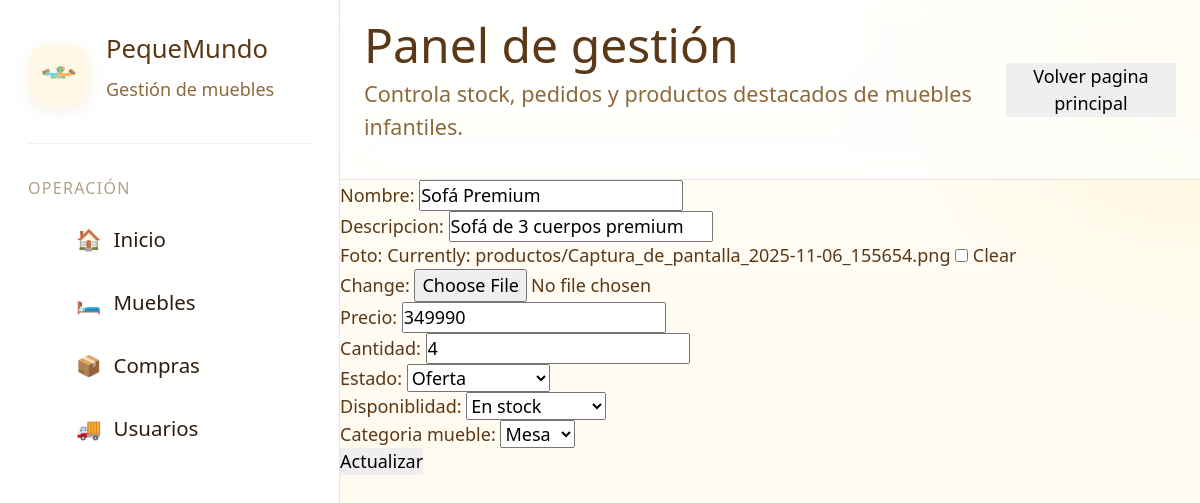
The app's page /paginaEditarMueble/1/ (signed in), older data.
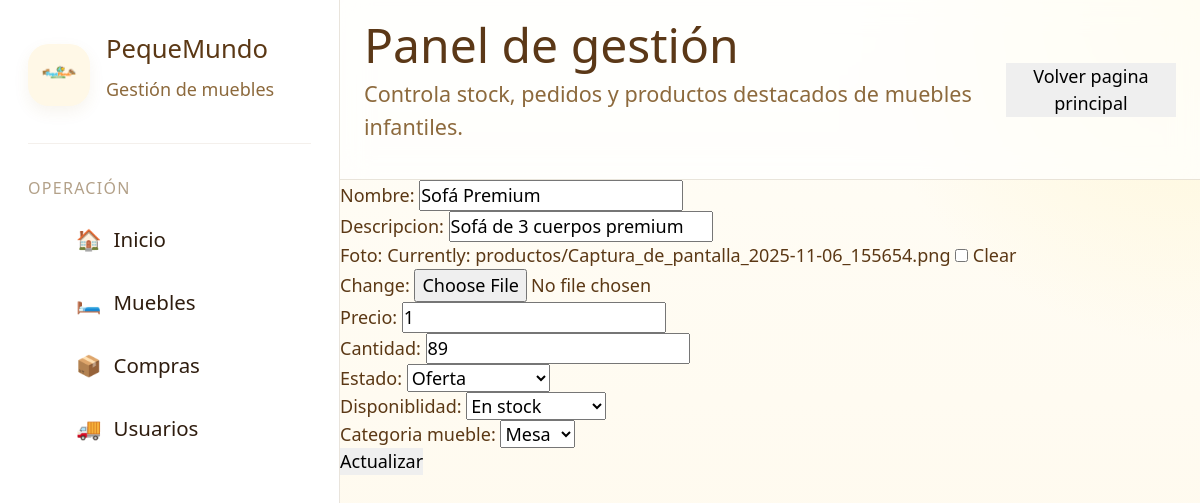
The same page, newer data.
### app/models.py (models this page shows, shortened)
class mueble(models.Model):
    id = models.AutoField(primary_key=True)
    nombre = models.CharField(max_length=50)
    descripcion = models.CharField(max_length=50)
    foto = models.ImageField(
        upload_to= 'productos',
        null= True,
        blank= True,
    )
    precio = models.IntegerField()
    cantidad = models.IntegerField(default=0)
    estado = models.ForeignKey(
        estadoMueble,
        on_delete= models.CASCADE
    )
    disponiblidad = models.ForeignKey(
        disponiblidadMueble,
        on_delete= models.CASCADE
    )
    categoria_mueble = models.ForeignKey(
        categoriaMueble,
        on_delete= models.CASCADE,
        null=True
    )

class estadoMueble(models.Model):
    id = models.AutoField(primary_key=True)
    descripcion = models.CharField(max_length=50)
    def __str__(self):
        return self.descripcion

class disponiblidadMueble(models.Model):
    id = models.AutoField(primary_key=True)
    descripcion = models.CharField(max_length=50)
    def __str__(self):
        return self.descripcion

class categoriaMueble(models.Model):
    id = models.AutoField(primary_key=True)
    descripcion = models.CharField(max_length=50)
    def __str__(self):
        return self.descripcion

### app/views.py (the view)
# urls.py: path('paginaEditarMueble/<int:id>/', modificar_mueble,name='IDpaginaEditarMuebles'),
@admin_required
def modificar_mueble(request, id):
    muebleDatos = mueble.objects.get(id=id)
    if request.method == 'POST':
        formulario = muebleForm(
            request.POST,
            request.FILES,
            instance=muebleDatos,
        )
        if formulario.is_valid():
            formulario.save()
            return redirect(
                'IDpaginaGestionMuebles'
            )
    else:
        formulario = muebleForm(
            instance=muebleDatos
        )
    datos = {
        'formularioMueble': formulario,
        'muebleDatos': muebleDatos,
    }
    return render(
        request,
        'gestiones/administracion/vendedor/editarMueble.html',
        datos
    )

### app/forms.py
class muebleForm(forms.ModelForm):
    class Meta:
        model = mueble
        fields = '__all__'

### app/views.py (called while the page is built)
def admin_required(view_func):
    @wraps(view_func)
    def wrapper(request, *args, **kwargs):
        if not request.user.is_authenticated:
            messages.warning(request, 'Debe iniciar sesion')
            return redirect('IDpaginalogin')
        if not request.user.is_staff:
            messages.error(request, 'Solo los administradores pueden acceder a esta pagina')
            return redirect('IDindex')
        return view_func(request, *args, **kwargs)
    return wrapper

### app/templates/gestiones/administracion/vendedor/editarMueble.html (shortened to what this page needs)
{% load static %}
    {% include 'gestiones/baseGestion/navbarGestion.html' %}
        {% block content %}
            <form method="POST" enctype="multipart/form-data">
                {{ formularioMueble }}
                <button type="submit">
                    Actualizar
                </button>
            </form>
        {% endblock %}
    {% include 'gestiones/baseGestion/footerGestion.html' %}

Row changes from the older to the newer data that the page shows:
changed mueble "Sofá Premium": precio "349990" → "1"; cantidad "4" → "89"
